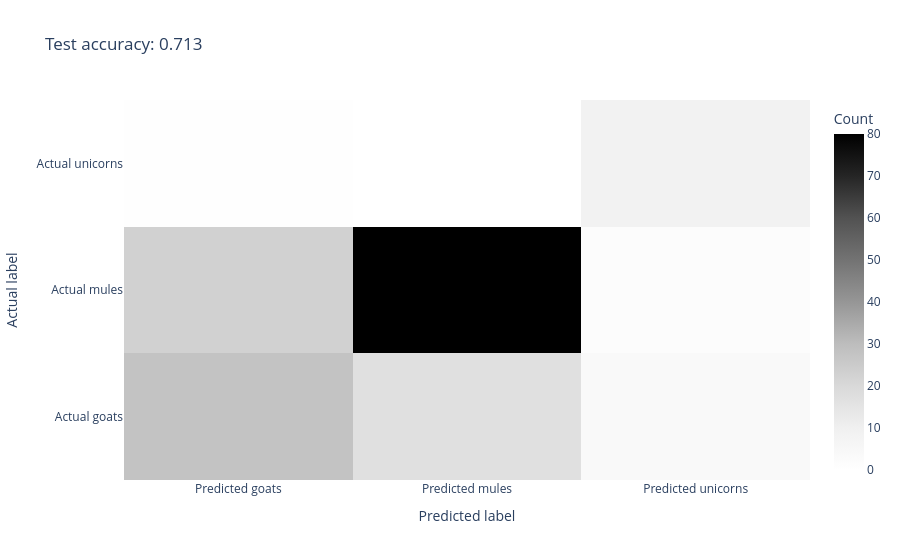

This figure's notebook cell:
### Markdown cell above
### Results of training

We can see that we have 97% accuracy on the training set, and 70% accuracy on the testing set.  This isn't that good, we could probably do better, but it's good enough for our purposes.

### Code cell
build_confusion(preds, truth, f'Test accuracy: {acc:.3f}',
                labels=training_data.classes)

### Figure 1 — Plotly figure (JSON) as saved in the notebook; plotly's stock layout.template omitted (floating-point values rounded to 4 significant figures)
{"data": [{"colorbar": {"title": {"text": "Count"}}, "colorscale": [[0, "rgb(255,255,255)"], [0.125, "rgb(240,240,240)"], [0.25, "rgb(217,217,217)"], [0.375, "rgb(189,189,189)"], [0.5, "rgb(150,150,150)"], [0.625, "rgb(115,115,115)"], [0.75, "rgb(82,82,82)"], [0.875, "rgb(37,37,37)"], [1, "rgb(0,0,0)"]], "type": "heatmap", "x": ["Predicted goats", "Predicted mules", "Predicted unicorns"], "y": ["Actual goats", "Actual mules", "Actual unicorns"], "z": [[28, 17, 4], [23, 80, 2], [1, 0, 9]]}], "layout": {"title": {"text": "Test accuracy: 0.713"}, "xaxis": {"title": {"text": "Predicted label"}}, "yaxis": {"title": {"text": "Actual label"}}}}
